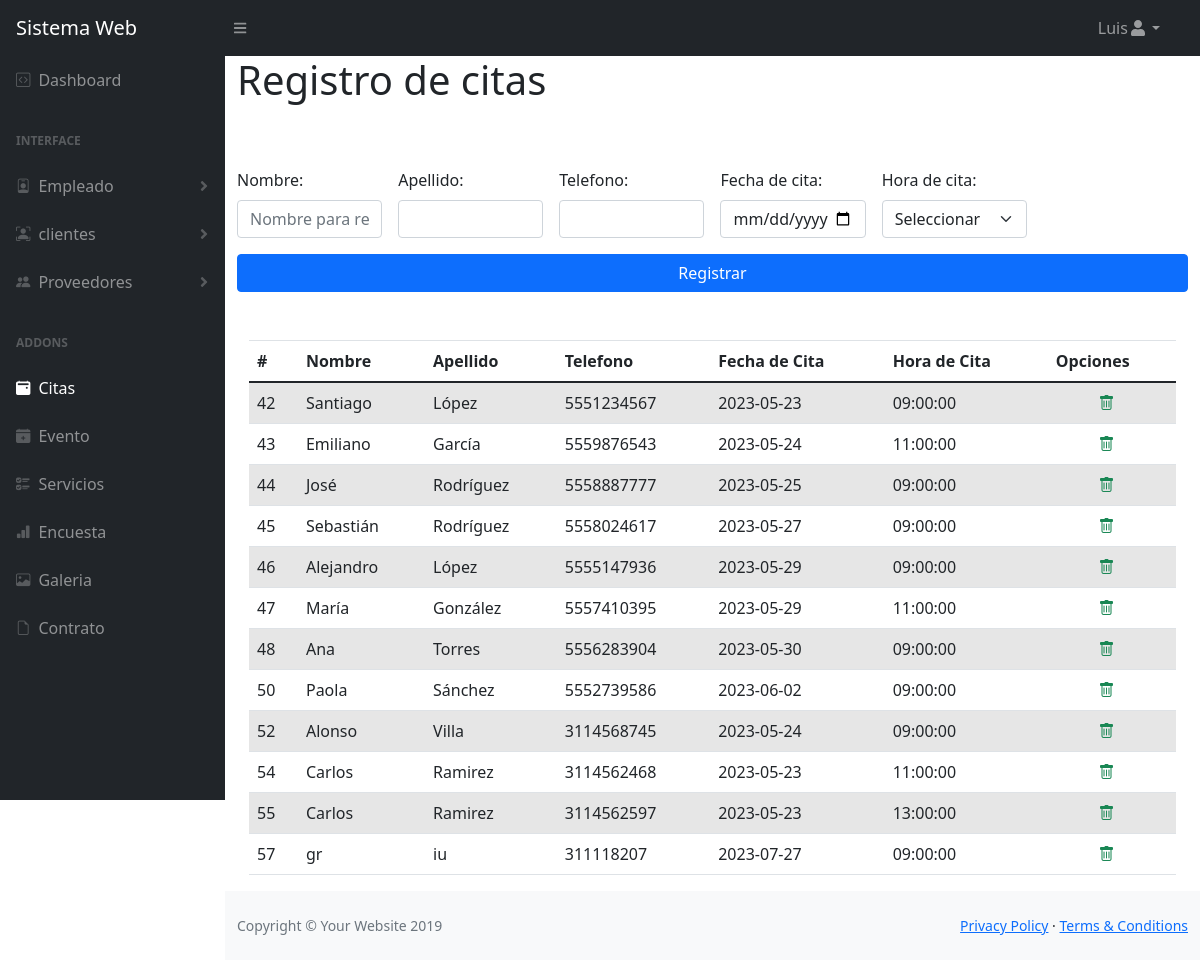
/Proyecto/sistema/citas.php (signed in), run on the app's committed database.
### tables this page shows
CREATE TABLE `citas` (
  `idCitas` int(11) NOT NULL,
  `nombre` varchar(255) NOT NULL,
  `apellidos` varchar(255) NOT NULL,
  `telefono` varchar(10) NOT NULL,
  `fecha` date NOT NULL,
  `hora` time NOT NULL,
  `tipoUsuario` int(1) NOT NULL
);

### Proyecto/sistema/citas.php (the view, shortened to what this page needs)
<?php require_once "vistas/parte_superior.php"  ?>
<?php
include_once "empleado/model/conecEmple.php";
$sentencia = $bd->query("select * from citas");
$citas = $sentencia->fetchAll(PDO::FETCH_OBJ);
function esCaduca($id){
    global $bd;
    $sentencia2 = $bd->prepare("select * from citas where idCitas = ?;");
    $sentencia2->execute([$id]);
    $persona1 = $sentencia2->fetch(PDO::FETCH_OBJ);
    $fecha = $persona1->fecha;
    $fechaActual = new DateTime();
    $date = new DateTime($fecha);
    return $date >= $fechaActual;
}
?>
<body>
    <div class="container">
        <h1>Registro de citas</h1>
        <form class="row g-3 mt-5" method="POST" action="./citas/registrarCitas.php">
            <div class="col-2">
                <label for="Nombre" class="form-label">Nombre:</label>
                <input type="text" class="form-control" id="Nombre" placeholder="Nombre para reservar" name="Nombre">
            </div>
            <div class="col-2">
                <label for="Apellido" class="form-label">Apellido:</label>
                <input type="text" class="form-control" id="Apellido" name="Apellido">
            </div>
            <div class="col-2">
                <label for="Telefono" class="form-label">Telefono:</label>
                <input type="text" class="form-control" id="Telefono" name="Telefono">
            </div>
            <div class="col-2">
                <label for="FechaCita" class="form-label">Fecha de cita:</label>
                <input type="date" onchange="muestraSelect(this.value)" class="form-control" id="fecha" name="FechaCita">
            </div>
            <div class="col-2" >
                <label for="FechaCita" class="form-label">Hora de cita:</label>
                <div id="horarios">
                    <select name="hora" id="hora" class="form-select" required>
                        <option value="" disabled selected >Seleccionar</option>
                    </select>
                </div>
            </div>
            <div class="d-grid">
                <input type="submit" class="btn btn-primary" value="Registrar">
            </div>
        </form>
        <div class="container mt-5">
            <table class="table table-striped">
                <thead>
                    <tr class="table table-sm">
                        <th>#</th>
                        <th scope="col">Nombre</th>
                        <th scope="col">Apellido</th>
                        <th scope="col">Telefono</th>
                        <th scope="col">Fecha de Cita</th>
                        <th scope="col">Hora de Cita</th>
                        <th scope="col" colspan="2">Opciones</th>
                    </tr>
                </thead>
                <tbody>
                    <?php
                    foreach ($citas as $dato) {
                    ?>
                        <tr>
                            <td scope="row"><?php echo $dato->idCitas; ?></td>
                            <td><?php echo $dato->nombre; ?></td>
                            <td><?php echo $dato->apellidos; ?></td>
                            <td><?php echo $dato->telefono; ?></td>
                            <td><?php echo $dato->fecha; ?></td>
                            <td><?php echo $dato->hora; ?></td>
                            <?php
                                if(esCaduca($dato->idCitas))echo '<td><a class="text-success" href="citas/editarCitas.php?idCitas=' .  $dato->idCitas . '"><i class="bi bi-pencil-square"></i></a></td>';
                                else echo '<td></td>';
                            ?>
                            <td><a class="text-success" href="./citas/eliminarCitas.php?idCitas=<?= $dato->idCitas; ?>" onclick="return confirm('Estas seguro de eliminar la cita?')"><i class="bi bi-trash"></i></a></td>
                        </tr>
                    <?php
                    }
                    ?>
                </tbody>
            </table>
        </div>
    </div>
</body>
<?php require_once "vistas/parte_inferior.php"  ?>

### Proyecto/sistema/vistas/parte_superior.php (shortened to what this page needs)
<?php
$nombre = $_SESSION['nombre'];
$tipo_usuario = $_SESSION['tipo_usuario'];
?>
<!DOCTYPE html>
<html lang="es">
<head>
	<link href="css/styles.css" rel="stylesheet" />
	<link href="https://cdn.datatables.net/1.10.20/css/dataTables.bootstrap4.min.css" rel="stylesheet" />
	<link rel="stylesheet" href="https://cdn.jsdelivr.net/npm/bootstrap@5.0.2/dist/css/bootstrap.min.css">
	<link rel="stylesheet" href="https://cdn.jsdelivr.net/npm/bootstrap-icons@1.5.0/font/bootstrap-icons.css">
</head>
<body class="sb-nav-fixed">
	<nav class="sb-topnav navbar navbar-expand navbar-dark bg-dark">
		<a class="navbar-brand" href="../index.php">Sistema Web</a><button class="btn btn-link btn-sm order-1 order-lg-0" id="sidebarToggle" href="#"><i class="fas fa-bars"></i></button>
		<ul class="navbar-nav ml-auto mr-0 mr-md-3 my-2 my-md-0">
			<li class="nav-item dropdown">
				<a class="nav-link dropdown-toggle" id="userDropdown" href="#" role="button" data-toggle="dropdown" aria-haspopup="true" aria-expanded="false"><?php echo $nombre; ?><i class="fas fa-user fa-fw"></i></a>
			</li>
		</ul>
	</nav>
	<div id="layoutSidenav">
		<div id="layoutSidenav_nav">
			<nav class="sb-sidenav accordion sb-sidenav-dark" id="sidenavAccordion">
				<div class="sb-sidenav-menu">
					<div class="nav">
						<a class="nav-link" href="../../sistema/principal.php">
							<div class="sb-nav-link-icon"><i class="bi bi-code-square"></i></i></div>
							Dashboard
						</a>
						<?php if ($tipo_usuario == 1) { ?>
							<div class="sb-sidenav-menu-heading">Interface</div>
							<a class="nav-link collapsed" href="#" data-toggle="collapse" data-target="#collapseLayouts" aria-expanded="false" aria-controls="collapseLayouts">
								<div class="sb-nav-link-icon"><i class="bi bi-person-badge"></i></div>
								Empleado
								<div class="sb-sidenav-collapse-arrow"><i class="fas fa-angle-down"></i></div>
							</a>
							<a class="nav-link collapsed" href="#" data-toggle="collapse" data-target="#collapsePages" aria-expanded="false" aria-controls="collapsePages">
								<div class="sb-nav-link-icon"><i class="bi bi-person-bounding-box"></i></i></div>
								clientes
								<div class="sb-sidenav-collapse-arrow"><i class="fas fa-angle-down"></i></div>
							</a>
							<a class="nav-link collapsed" href="#" data-toggle="collapse" data-target="#collapProve" aria-expanded="false" aria-controls="collapProve">
								<div class="sb-nav-link-icon"><i class="bi bi-people-fill"></i></div>
								Proveedores
								<div class="sb-sidenav-collapse-arrow"><i class="fas fa-angle-down"></i></div>
							</a>
						<?php } ?>
						<div class="sb-sidenav-menu-heading">Addons</div>
						<a class="nav-link" href="citas.php">
							<div class="sb-nav-link-icon"><i class="bi bi-calendar2-event-fill"></i></div>
							Citas
						</a>
						<a class="nav-link" href="evento.php">
							<div class="sb-nav-link-icon"><i class="bi bi-calendar-plus-fill"></i></div>
							Evento
						</a>
						<a class="nav-link" href="servicios.php">
							<div class="sb-nav-link-icon"><i class="bi bi-ui-checks"></i></div>
							Servicios
						</a>
						<a class="nav-link" href="encuesta.php">
							<div class="sb-nav-link-icon"><i class="bi bi-bar-chart-fill"></i></div>
							Encuesta
						</a>
						<a class="nav-link" href="galeria.php">
							<div class="sb-nav-link-icon"><i class="bi bi-image"></i></div>
							Galeria
						</a>
						<a class="nav-link" href="contrato.php">
							<div class="sb-nav-link-icon"><i class="bi bi-file-earmark"></i></div>
							Contrato
						</a>
					</div>
				</div>
			</nav>
		</div>
		<div id="layoutSidenav_content">
			<main>

### Proyecto/sistema/vistas/parte_inferior.php (shortened to what this page needs)
				</main>
                <footer class="py-4 bg-light mt-auto">
                    <div class="container-fluid">
                        <div class="d-flex align-items-center justify-content-between small">
                            <div class="text-muted">Copyright &copy; Your Website 2019</div>
                            <div>
                                <a href="#">Privacy Policy</a>
                                &middot;
                                <a href="#">Terms &amp; Conditions</a>
							</div>
						</div>
					</div>
				</footer>
			</div>
		</div>
	</body>
</html>

### data on the page
citas: idCitas "42", nombre "Santiago", apellidos "López", telefono "5551234567", fecha "2023-05-23", hora "09:00:00"
citas: idCitas "43", nombre "Emiliano", apellidos "García", telefono "5559876543", fecha "2023-05-24", hora "11:00:00"
citas: idCitas "44", nombre "José", apellidos "Rodríguez", telefono "5558887777", fecha "2023-05-25", hora "09:00:00"
citas: idCitas "45", nombre "Sebastián", apellidos "Rodríguez", telefono "5558024617", fecha "2023-05-27", hora "09:00:00"
citas: idCitas "46", nombre "Alejandro", apellidos "López", telefono "5555147936", fecha "2023-05-29", hora "09:00:00"
citas: idCitas "47", nombre "María", apellidos "González", telefono "5557410395", fecha "2023-05-29", hora "11:00:00"
citas: idCitas "48", nombre "Ana", apellidos "Torres", telefono "5556283904", fecha "2023-05-30", hora "09:00:00"
citas: idCitas "50", nombre "Paola", apellidos "Sánchez", telefono "5552739586", fecha "2023-06-02", hora "09:00:00"
citas: idCitas "52", nombre "Alonso", apellidos "Villa", telefono "3114568745", fecha "2023-05-24", hora "09:00:00"
citas: idCitas "54", nombre "Carlos", apellidos "Ramirez", telefono "3114562468", fecha "2023-05-23", hora "11:00:00"
citas: idCitas "55", nombre "Carlos", apellidos "Ramirez", telefono "3114562597", fecha "2023-05-23", hora "13:00:00"
citas: idCitas "57", nombre "gr", apellidos "iu", telefono "311118207", fecha "2023-07-27", hora "09:00:00"

### other printed values
$nombre "Luis"
